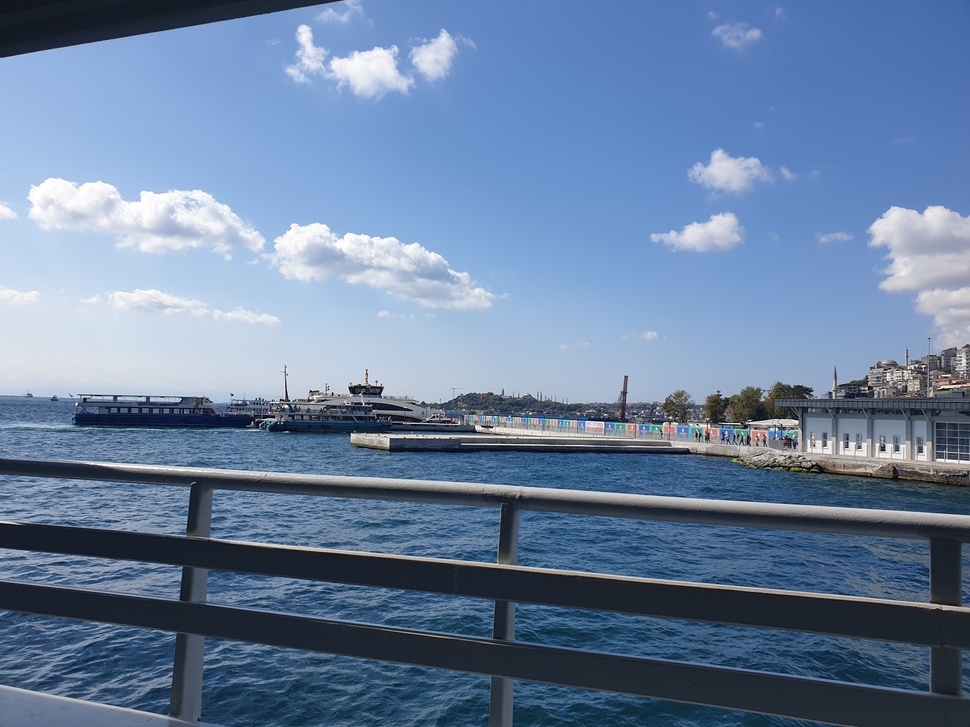
#> input picture EX3/EX3_Q3/images/slic.jpg, 970 x 727 px, shrunk from 4032 x 3024 before the run
$ python q3.py   (older library calls are emulated)
#> lines starting #> are read from the running program, lines starting #| are printed output that depends on the picture; after the words box and inside, x2 and y2 are one past the last pixel; in counts of white or black regions, pixels touching at a corner belong together
### EX3/EX3_Q3/utilities.py
import cv2 as cv
import numpy as np
from math import sqrt
from skimage.segmentation import find_boundaries

base_images_address = 'images/'
base_results_address = 'results/'

indexes = [[-5, -5], [-5, -4], [-5, -3], [-5, -2], [-5, -1], [-5, 0], [-5, 1], [-5, 2], [-5, 3], [-5, 4], [-5, 5],
           [-4, -5], [-4, -4], [-4, -3], [-4, -2], [-4, -1], [-4, 0], [-4, 1], [-4, 2], [-4, 3], [-4, 4], [-4, 5],
           [-3, -5], [-3, -4], [-3, -3], [-3, -2], [-3, -1], [-3, 0], [-3, 1], [-3, 2], [-3, 3], [-3, 4], [-3, 5],
           [-2, -5], [-2, -4], [-2, -3], [-2, -2], [-2, -1], [-2, 0], [-2, 1], [-2, 2], [-2, 3], [-2, 4], [-2, 5],
           [-1, -5], [-1, -4], [-1, -3], [-1, -2], [-1, -1], [-1, 0], [-1, 1], [-1, 2], [-1, 3], [-1, 4], [-1, 5],
           [0, -5], [0, -4], [0, -3], [0, -2], [0, -1], [0, 0], [0, 1], [0, 2], [0, 3], [0, 4], [0, 5],
           [1, -5], [1, -4], [1, -3], [1, -2], [1, -1], [1, 0], [1, 1], [1, 2], [1, 3], [1, 4], [1, 5],
           [2, -5], [2, -4], [2, -3], [2, -2], [2, -1], [2, 0], [2, 1], [2, 2], [2, 3], [2, 4], [2, 5],
           [3, -5], [3, -4], [3, -3], [3, -2], [3, -1], [3, 0], [3, 1], [3, 2], [3, 3], [3, 4], [3, 5],
           [4, -5], [4, -4], [4, -3], [4, -2], [4, -1], [4, 0], [4, 1], [4, 2], [4, 3], [4, 4], [4, 5],
           [5, -5], [5, -4], [5, -3], [5, -2], [5, -1], [5, 0], [5, 1], [5, 2], [5, 3], [5, 4], [5, 5]]


def resize_image(src_image, scale):
    width = int(src_image.shape[1] * scale / 100)
    height = int(src_image.shape[0] * scale / 100)

    return cv.resize(src_image, (width, height), interpolation=cv.INTER_AREA)


def apply_sobel_filter_x(gray_image):
    gray_image = gray_image.astype(np.float_)

    sobel_x = np.array([[-1, 0, 1], [-2, 0, 2], [-1, 0, 1]])
    filtered_image_x = cv.filter2D(gray_image, -1, sobel_x)

    return filtered_image_x


def apply_sobel_filter_y(gray_image):
    gray_image = gray_image.astype(np.float_)

    sobel_y = np.array([[-1, -2, -1], [0, 0, 0], [1, 2, 1]])
    filtered_image_y = cv.filter2D(gray_image, -1, sobel_y)

    return filtered_image_y


def get_edges(src_image):
    gray_image = cv.cvtColor(src_image, cv.COLOR_BGR2GRAY)

    sobel_x = apply_sobel_filter_x(gray_image)
    sobel_y = apply_sobel_filter_y(gray_image)

    return sobel_x + sobel_y


def initialize_cluster_centers(scaled_image, number_of_clusters, src_image_edges, indexes):
    cluster_centers = list()

    image_shape = scaled_image.shape
    image_size = image_shape[0] * image_shape[1]
    S = int(sqrt(image_size / number_of_clusters))

    height = width = S / 2

    while height < image_shape[0]:
        while width < image_shape[1]:
            height, width = int(height), int(width)
            cluster_centers.append(
                [
                    height,
                    width,
                    (scaled_image[height, width][0], scaled_image[height, width][1], scaled_image[height, width][2]),
                    [(scaled_image[height, width][0], scaled_image[height, width][1], scaled_image[height, width][2])]
                ])
            width += S
        width = S / 2
        height += S

    perturb_cluster_centers(cluster_centers, src_image_edges, indexes)

    return cluster_centers, S


def perturb_cluster_centers(cluster_centers, src_image_edges, indexes):
    for cluster_center in cluster_centers:
        minimum = np.inf

        for index in indexes:
            x = cluster_center[0] + index[0]
            y = cluster_center[1] + index[1]
            if x < src_image_edges.shape[0] and y < src_image_edges.shape[1]:
                gradient = src_image_edges[x, y]
                if gradient < minimum:
                    minimum = gradient
                    cluster_center = [cluster_center[0] + index[0], cluster_center[1] + index[1]]


# [17 lines left out: function cal_dist, not called in this run]


def update_cluster_center(cluster_centers, scaled_image, k, x, y):
    cluster_center = cluster_centers[k]
    average = np.average(scaled_image[x, y], axis=0)
    cluster_center[3] = average


def slic(cluster_centers, scaled_image, S, f, data, segments=None):
    if segments is None:
        segments = np.zeros(scaled_image.shape[:2], dtype=np.int)

    for k in range(len(cluster_centers)):
        cluster_center = cluster_centers[k]

        temp_color = scaled_image[
                     max(cluster_center[0] - S, 0): min(cluster_center[0] + S, scaled_image.shape[0] - 1),
                     max(cluster_center[1] - S, 0): min(cluster_center[1] + S, scaled_image.shape[1] - 1)]
        temp_data = data[
                    max(cluster_center[0] - S, 0): min(cluster_center[0] + S, scaled_image.shape[0] - 1),
                    max(cluster_center[1] - S, 0): min(cluster_center[1] + S, scaled_image.shape[1] - 1), 1]

        cluster_center_color = np.ones((temp_color.shape[0], temp_color.shape[1], 3)) * cluster_center[3]

        temp_color = temp_color - cluster_center_color
        temp_color = temp_color ** 2
        temp_color = np.sum(temp_color, axis=2)
        temp_color = np.sqrt(temp_color)

        temp_coordinate_x = f[-1 * temp_color.shape[0]:, -1 * temp_color.shape[1]:, 0]
        temp_coordinate_y = f[-1 * temp_color.shape[0]:, -1 * temp_color.shape[1]:, 1]

        temp_coordinate_x = temp_coordinate_x ** 2
        temp_coordinate_y = temp_coordinate_y ** 2

        temp_coordinate = temp_coordinate_x + temp_coordinate_y
        temp_coordinate = np.sqrt(temp_coordinate)

        dist = temp_color + 22 / S * temp_coordinate

        x, y = np.where(dist < temp_data)

        segments[x + cluster_center[0] - S, y + cluster_center[1] - S] = k + 1
        data[x + cluster_center[0] - S, y + cluster_center[1] - S, 0] = k + 1
        data[x + cluster_center[0] - S, y + cluster_center[1] - S, 1] = dist[x, y]

        update_cluster_center(cluster_centers,
                              scaled_image, k,
                              x + cluster_center[0] - S,
                              y + cluster_center[1] - S)

    return segments


def draw_boundaries(segments, scaled_image):
    boundary = find_boundaries(segments).astype(np.uint8)

    x, y = np.where(boundary == 1)
    scaled_image[x, y] = 255

    x, y = np.where(segments == 0)
    scaled_image[x, y] = [0, 0, 0]
    print(len(np.unique(segments)))


def get_inputs():
    print('please enter number Of clusters: ')
    number_of_clusters = int(input())
#> the answer given: 3
    print('please enter output image scale [0 100]: ')
    scale = float(input())
#> the answer given: 3

    return number_of_clusters, scale

### EX3/EX3_Q3/q3.py
from utilities import *

num_of_clusters, scale = get_inputs()

image = cv.imread(base_images_address + 'slic.jpg')
#> image is the input picture: shape (727, 970, 3); mean B, G, R 159.8, 128.3, 105.3

rgb_image = image
lab_image = cv.bilateralFilter(image, -1, 150, 10)
lab_image = cv.cvtColor(lab_image, cv.COLOR_BGR2LAB)
#> lab_image: shape (727, 970, 3); mean of channels 0, 1, 2 132.9, 128.2, 108.6

edges = get_edges(lab_image)
#> in apply_sobel_filter_y, `filtered_image_y = cv.filter2D(gray_image, -1, sobel_y)`:
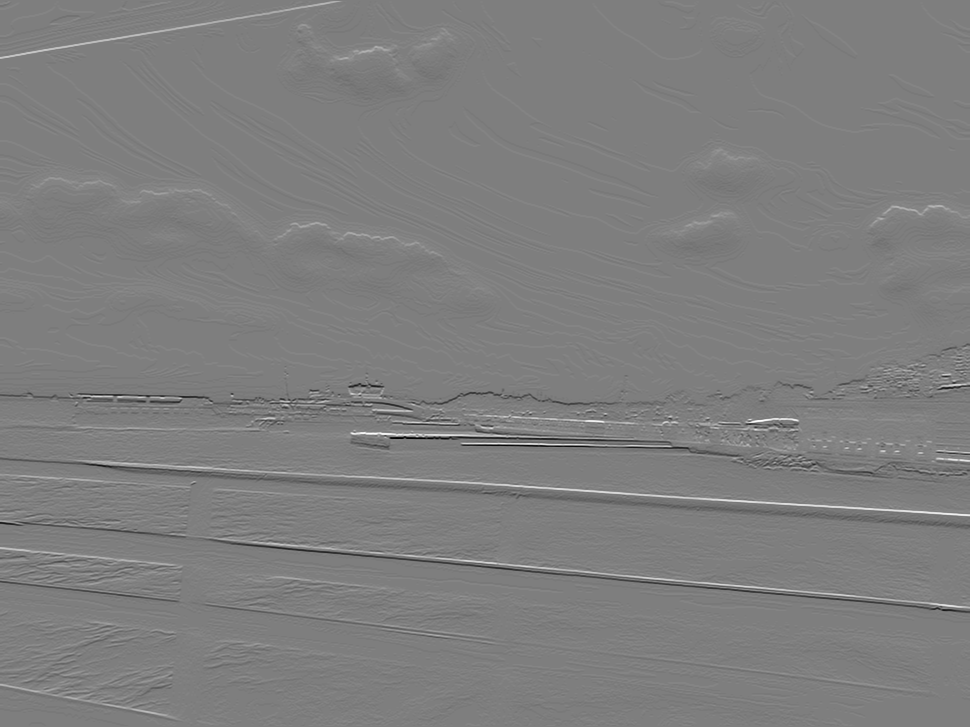
#> filtered_image_y: shape (727, 970) float64; min -89, max 90, mean 0; drawn with min black and max white

lab_scaled_image = resize_image(lab_image, scale)
rgb_scaled_image = resize_image(rgb_image, scale)
scaled_edges = resize_image(edges, scale)
#> call 3 of resize_image, with scale = 3
#> in resize_image (call 3), `return cv.resize(src_image, (width, height), interpolation=cv.INTER_AR..`:
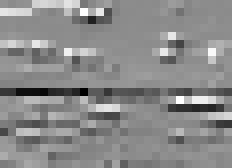
#> returned value: shape (21, 29) float64 (shown 8 times larger); min -5.48, max 4.49, mean -0.0553; drawn with min black and max white

data = np.full((lab_scaled_image.shape[0], lab_scaled_image.shape[1], 2), np.inf)

cluster_centers, S = initialize_cluster_centers(lab_scaled_image, num_of_clusters, scaled_edges, indexes)
#> after the loop in initialize_cluster_centers, `while height < image_shape[0]:`: cluster_centers = 2 items; height = 21
#> the loop in perturb_cluster_centers, `for cluster_center in cluster_centers:` made 2 passes
#> cluster_centers = 2 items; S = 14

f = np.ndarray((2 * S, 2 * S, 2))
for i in range(2 * S):
    for j in range(2 * S):
        f[i, j] = [int(i - S), int(j - S)]

segments = slic(cluster_centers, lab_scaled_image, S, f, data)
#> the loop in slic, `for k in range(len(cluster_centers)):` made 2 passes
#> average in update_cluster_center on passes 1 to 2: [136.1, 128.3, 109.4], [130, 128.6, 105]
#> after the loop in slic, `for k in range(len(cluster_centers)):`:
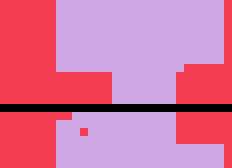
#> segments: shape (21, 29) int64 (shown 8 times larger); 3 distinct labels, from 0 to 2; one colour per label, 0 black
#> after the loop in slic, `for k in range(len(cluster_centers)):`:
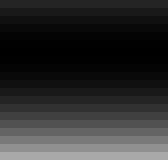
#> temp_coordinate_x: shape (20, 21) float64 (shown 8 times larger); min 0, max 169, mean 45.5
#> after the loop in slic, `for k in range(len(cluster_centers)):`:
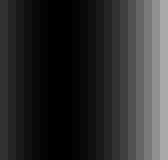
#> temp_coordinate_y: shape (20, 21) float64 (shown 8 times larger); min 0, max 169, mean 45.7

draw_boundaries(segments, rgb_scaled_image)
#> in draw_boundaries, `boundary = find_boundaries(segments).astype(np.uint8)`:
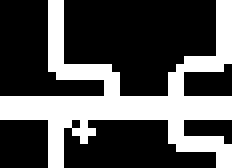
#> boundary: shape (21, 29) (shown 8 times larger); values 0 (black) and 1 (white), 32% white; 1 white region, box (x1, y1, x2, y2) and area: (0, 0, 29, 21) 195
#> in draw_boundaries, `x, y = np.where(boundary == 1)`: x = 195 values from 0 to 20; y = 195 values, max 28 at index 3, min 0 at index 68, mean 15.51
#> in draw_boundaries, `x, y = np.where(segments == 0)`: x = 29 values from 13 to 13; y = 29 values from 0 to 28
#> in draw_boundaries, `scaled_image[x, y] = [0, 0, 0]`:
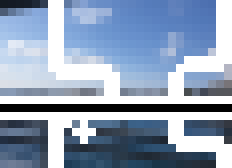
#> scaled_image: shape (21, 29, 3) (shown 8 times larger); mean B, G, R 182.8, 159.6, 142.8
#| 3

cv.imwrite(base_results_address + 'test.jpg', rgb_scaled_image)
